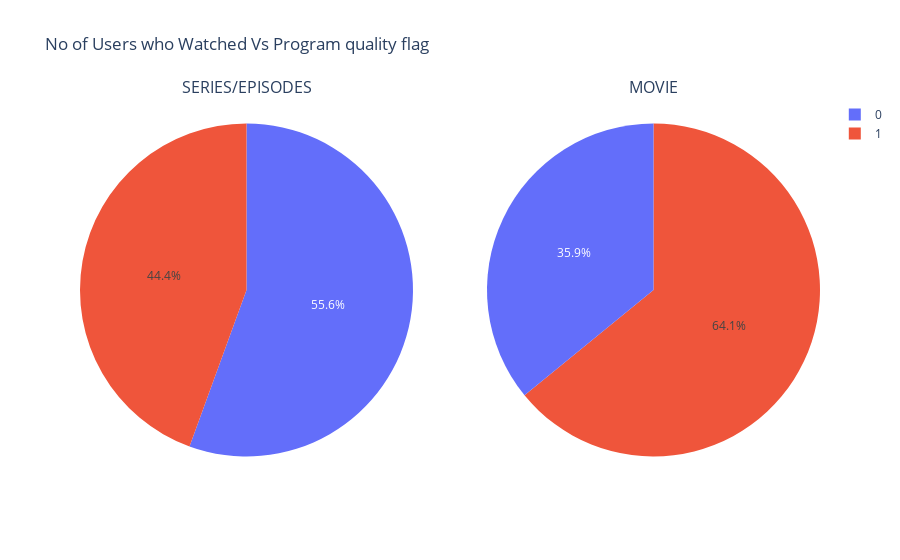

The cell this chart's notebook holds for it:
### Code cell
# plot
fig = make_subplots(1, 2, specs=[[{'type':'domain'}, {'type':'domain'}]],
                    subplot_titles=['SERIES/EPISODES', 'MOVIE'])
fig.add_trace(go.Pie(labels=grouped_T3[grouped_T3['program_class'] == 'SERIES/EPISODES']['hd'],\
                     values=grouped_T3[grouped_T3['program_class'] == 'SERIES/EPISODES']['No of Users who Watched'], name='SERIES/EPISODES',direction='clockwise',sort=True),row=1, col=1)
# 2nd graph
fig.add_trace(go.Pie(labels=grouped_T3[grouped_T3['program_class'] == 'MOVIE']['hd'],\
                     values=grouped_T3[grouped_T3['program_class'] == 'MOVIE']['No of Users who Watched'], name='MOVIE',direction='clockwise',sort=True), row=1, col=2)
fig.update_layout(title_text='No of Users who Watched Vs Program quality flag')
fig.show()

### Figure 1 — Plotly figure (JSON) as saved in the notebook; plotly's stock layout.template omitted (floating-point values rounded to 4 significant figures)
{"data": [{"direction": "clockwise", "domain": {"x": [0, 0.45], "y": [0, 1]}, "labels": [0, 1], "name": "SERIES/EPISODES", "sort": true, "type": "pie", "values": [3282, 2625]}, {"direction": "clockwise", "domain": {"x": [0.55, 1], "y": [0, 1]}, "labels": [1, 0], "name": "MOVIE", "sort": true, "type": "pie", "values": [10880, 6093]}], "layout": {"annotations": [{"font": {"size": 16}, "showarrow": false, "text": "SERIES/EPISODES", "x": 0.225, "xanchor": "center", "xref": "paper", "y": 1, "yanchor": "bottom", "yref": "paper"}, {"font": {"size": 16}, "showarrow": false, "text": "MOVIE", "x": 0.775, "xanchor": "center", "xref": "paper", "y": 1, "yanchor": "bottom", "yref": "paper"}], "title": {"text": "No of Users who Watched Vs Program quality flag"}}}
